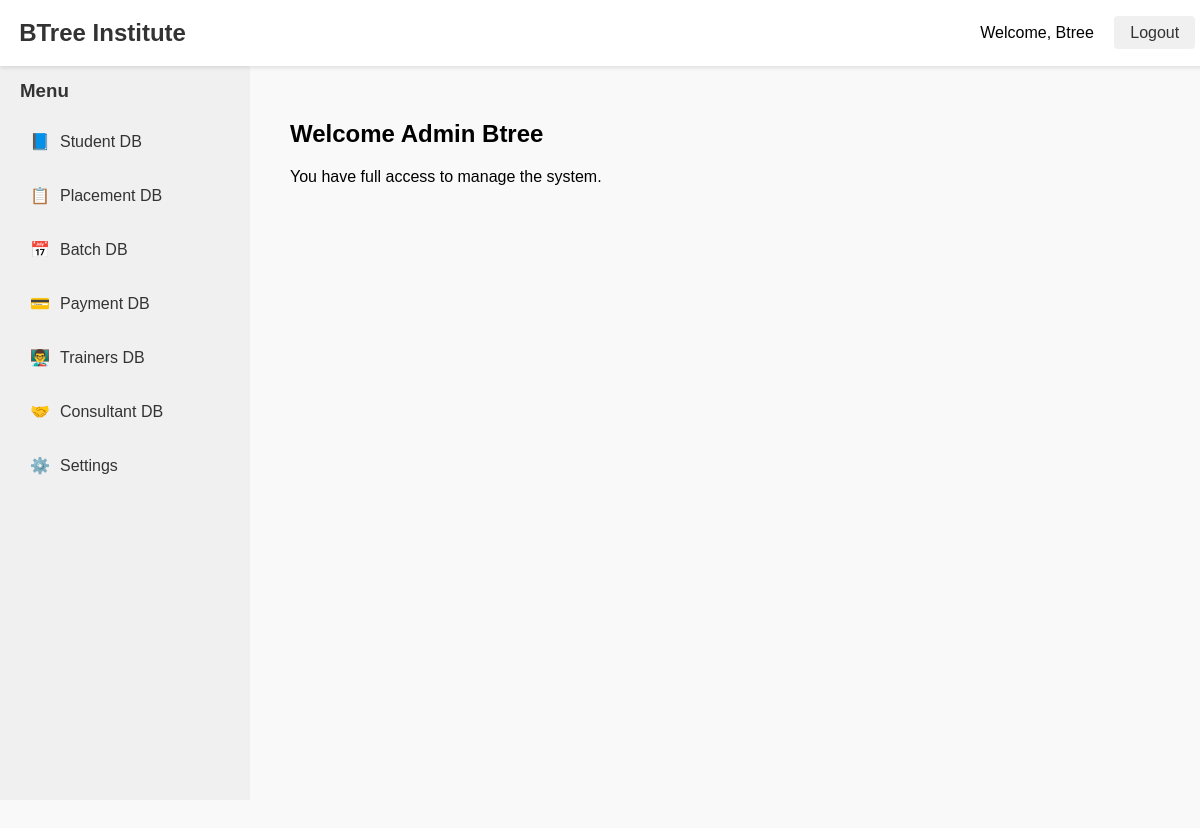
Before: /accounts/admin/dashboard/ (signed in) with the older database file.
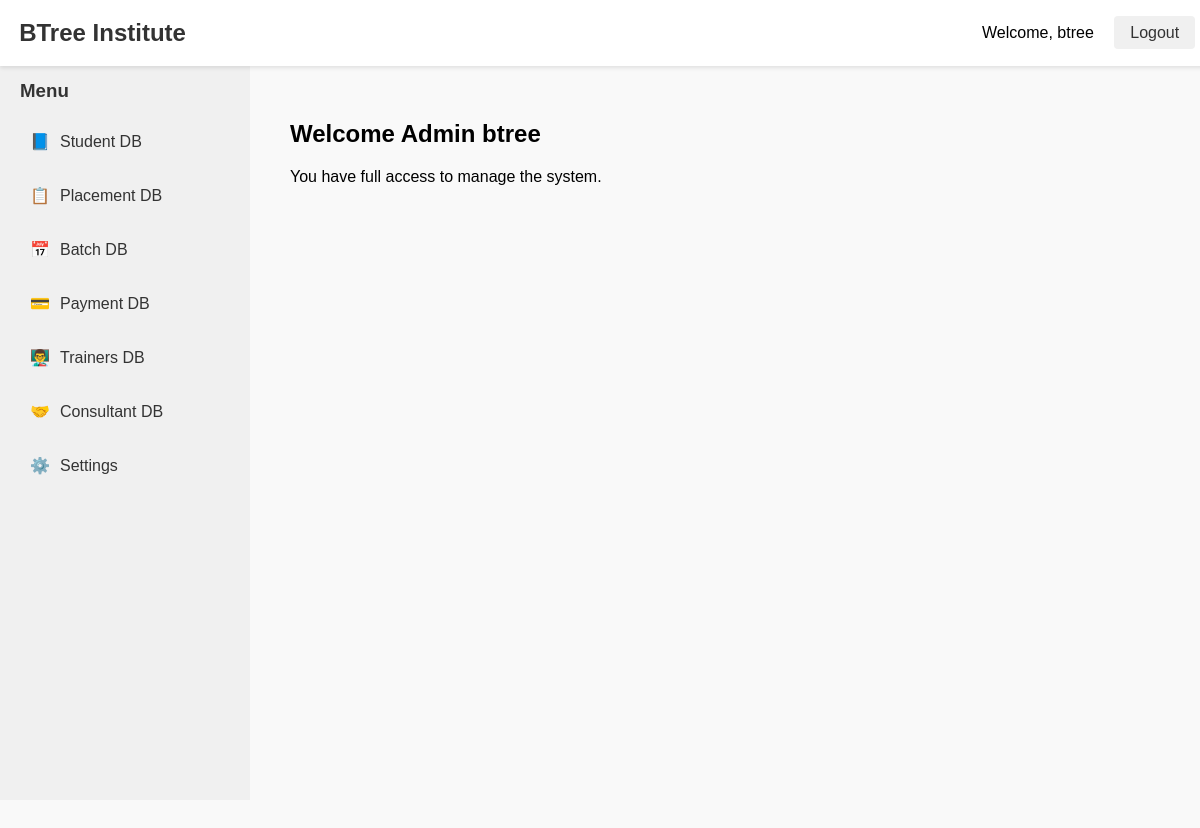
After: the same page with the newer database file.
### accounts/models.py (models this page shows, shortened)
class CustomUser(AbstractBaseUser, PermissionsMixin):
    ROLE_CHOICES = [
        ('admin', 'Admin'),
        ('staff', 'Staff'),
        ('placement', 'Placement'),
        ('trainer', 'Trainer'),
        ('student', 'Student'),
        ('batch_coordination', 'Batch Coordination'),
        ('consultant', 'Consultant'),
    ]
    email = models.EmailField(unique=True)
    name = models.CharField(max_length=100)
    role = models.CharField(max_length=30, choices=ROLE_CHOICES)
    is_active = models.BooleanField(default=True)
    is_staff = models.BooleanField(default=False)
    is_superuser = models.BooleanField(default=False)
    objects = CustomUserManager()
    USERNAME_FIELD = 'email'
    REQUIRED_FIELDS = ['name',]

### accounts/views.py (the view)
# urls.py: path('admin/dashboard/', admin_dashboard, name='admin_dashboard'),
@login_required
def admin_dashboard(request):
    if not request.user.is_superuser:
        return redirect('staff_dashboard')  # or raise 403
    return render(request, 'accounts/admin_dashboard.html')

### templates/accounts/admin_dashboard.html (shortened to what this page needs)
{% extends 'base.html' %}
{% block content %}
<div>
    <div style="padding: 20px;">
        <h2>Welcome Admin {{ user.name }}</h2>
        <p>You have full access to manage the system.</p>
    </div>
</div>
{% endblock %}

### templates/includes/navbar.html
<nav style="background-color: #ffffff; padding: 1.2rem; box-shadow: 0 2px 4px rgba(0,0,0,0.1); position: fixed; width: 98%; top: 0; z-index: 1000; display: flex; justify-content: space-between; align-items: center;">
    <div class="logo" style="font-size: 1.5rem; font-weight: bold;">
        <a href="/" style="text-decoration: none; color: #333;">BTree Institute</a>
    </div>
    <div class="auth-buttons">
        {% if user.is_authenticated %}
            <span style="margin-right: 1rem;">Welcome, {{ user.name }}</span>
            <a href="{% url 'logout' %}" style="padding: 0.5rem 1rem; background-color: #f0f0f0; border-radius: 4px; color: #333; text-decoration: none;">Logout</a>
        {% else %}
            <a href="{% url 'login' %}" style="padding: 0.5rem 1rem; background-color: #f0f0f0; border-radius: 4px; color: #333; text-decoration: none;">Login</a>
        {% endif %}
    </div>
</nav>

Changed rows visible on the page:
changed CustomUser: name "Btree" → "btree"
